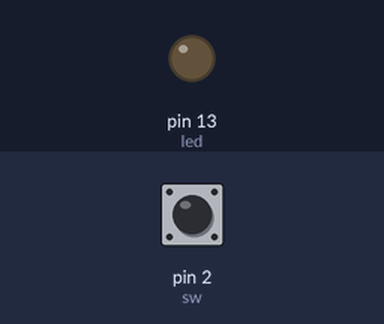
This sketch was run on a simulated Arduino Uno, built with avr-gcc and run on an emulated ATmega328P. Parts: output pins drawn as LEDs (lit = HIGH). The inputs (shaded band) are chosen by the test bench; at power-on: pin 2 (sw) HIGH.

Above: at 1.2 s.
1.3 s: pin 2 (sw) pulled LOW for 0.15 s
At 2.0 s:
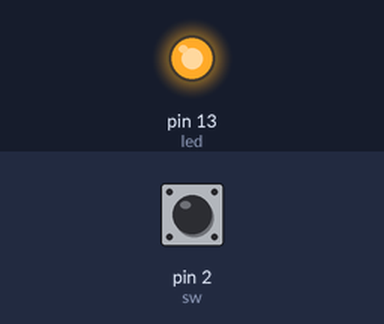
2.9 s: pin 2 (sw) pulled LOW for 1 s
At 4.4 s:
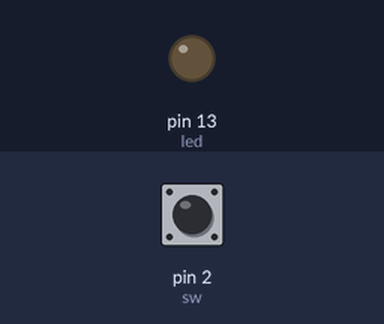
5.4 s: pin 2 (sw) pulled LOW for 3.2 s
At 9.2 s:
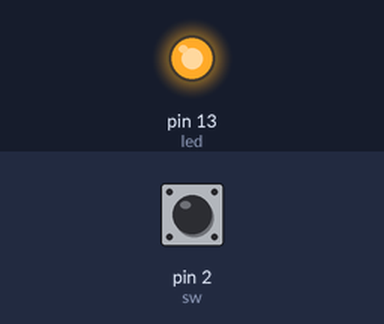
Timing chart, 0 to 10.7 s (numbered marks = the images above; inputs shaded):
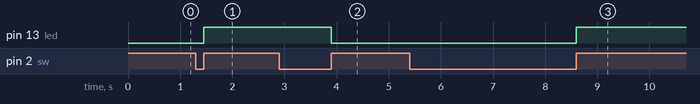

Measured:
- after the input at 1.3 s, pin 13 (led): LOW → HIGH after 0.15 s
- after the input at 2.9 s, pin 13 (led): HIGH → LOW after 1.0 s
- after the input at 5.4 s, pin 13 (led): LOW → HIGH after 3.2 s

The sketch:

ch5_3_SW-dug.ino
```cpp
const int sw=2;
const int led=13;
const int debounceDelay=20;
int ledStatus=LOW;
int val;
void setup()
{
  pinMode(sw,INPUT_PULLUP);
  pinMode(led,OUTPUT);
}
void loop()
{
  val=digitalRead(sw);
  if(val==LOW)
  {
    delay(debounceDelay);
    while(digitalRead(sw)==LOW)
      ;
    ledStatus=!ledStatus;
    digitalWrite(led,ledStatus);

    delay(debounceDelay);
  }
}
```
